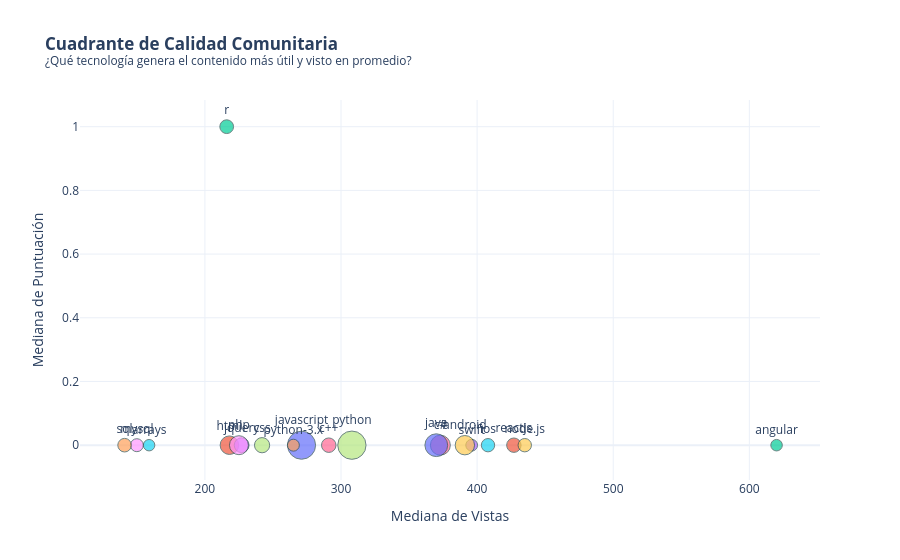

Here is the notebook cell this chart was saved with:
### Markdown cell above
## 4. Cuadrante de Calidad Comunitaria (Bubble Chart)

Evaluamos la "salud" y efectividad de las distintas comunidades tecnológicas. Para evitar el ruido visual de miles de puntos individuales, agrupamos los datos para calcular la **mediana de visualizaciones** (eje X) y la **mediana de puntuación** (eje Y) por cada tecnología. 

El tamaño de la burbuja representa el volumen total de preguntas en la plataforma. Esto nos permite dividir el panorama en un cuadrante de negocio:
* **Alta Popularidad + Alta Calidad:** Comunidades maduras y altamente resolutivas.
* **Alta Popularidad + Baja Calidad:** Tecnologías con mucho tráfico, pero donde cuesta encontrar respuestas de gran valor.
* **Baja Popularidad + Alta Calidad:** Nichos especializados con comunidades muy dedicadas.

### Code cell
# Opción B: Agrupamos por tecnología para ver el bosque, no los árboles
df_cuadrante = (
    df_master
    .group_by('Tag')
    .agg([
        pl.col('ViewCount').median().alias('Mediana_Vistas'),
        pl.col('Score').median().alias('Mediana_Score'),
        pl.col('Id').len().alias('Volumen_Total') # Para el tamaño de la burbuja
    ])
    .to_pandas()
)

fig_cuadrante = px.scatter(
    df_cuadrante,
    x='Mediana_Vistas',
    y='Mediana_Score',
    size='Volumen_Total',
    color='Tag',
    text='Tag',
    title='<b>Cuadrante de Calidad Comunitaria</b><br><sup>¿Qué tecnología genera el contenido más útil y visto en promedio?</sup>',
    labels={'Mediana_Vistas': 'Mediana de Vistas', 'Mediana_Score': 'Mediana de Puntuación'}
)

# Estética para las burbujas y textos
fig_cuadrante.update_traces(
    textposition='top center', 
    marker=dict(line=dict(width=1, color='DarkSlateGrey'))
)
fig_cuadrante.update_layout(template='plotly_white', showlegend=False)
fig_cuadrante.show()

### Figure 1 — Plotly figure (JSON) as saved in the notebook; plotly's stock layout.template omitted (floating-point values rounded to 4 significant figures)
{"data": [{"hovertemplate": "Tag=%{text}<br>Mediana de Vistas=%{x}<br>Mediana de Puntuación=%{y}<br>Volumen_Total=%{marker.size}<extra></extra>", "legendgroup": "javascript", "marker": {"color": "#636efa", "line": {"color": "DarkSlateGrey", "width": 1}, "size": [1808537], "sizemode": "area", "sizeref": 4576.0, "symbol": "circle"}, "mode": "markers+text", "name": "javascript", "orientation": "v", "showlegend": true, "text": ["javascript"], "textposition": "top center", "type": "scatter", "x": [271.0], "xaxis": "x", "y": [0.0], "yaxis": "y"}, {"hovertemplate": "Tag=%{text}<br>Mediana de Vistas=%{x}<br>Mediana de Puntuación=%{y}<br>Volumen_Total=%{marker.size}<extra></extra>", "legendgroup": "reactjs", "marker": {"color": "#EF553B", "line": {"color": "DarkSlateGrey", "width": 1}, "size": [474660], "sizemode": "area", "sizeref": 4576.0, "symbol": "circle"}, "mode": "markers+text", "name": "reactjs", "orientation": "v", "showlegend": true, "text": ["reactjs"], "textposition": "top center", "type": "scatter", "x": [427.0], "xaxis": "x", "y": [0.0], "yaxis": "y"}, {"hovertemplate": "Tag=%{text}<br>Mediana de Vistas=%{x}<br>Mediana de Puntuación=%{y}<br>Volumen_Total=%{marker.size}<extra></extra>", "legendgroup": "angular", "marker": {"color": "#00cc96", "line": {"color": "DarkSlateGrey", "width": 1}, "size": [303776], "sizemode": "area", "sizeref": 4576.0, "symbol": "circle"}, "mode": "markers+text", "name": "angular", "orientation": "v", "showlegend": true, "text": ["angular"], "textposition": "top center", "type": "scatter", "x": [620.0], "xaxis": "x", "y": [0.0], "yaxis": "y"}, {"hovertemplate": "Tag=%{text}<br>Mediana de Vistas=%{x}<br>Mediana de Puntuación=%{y}<br>Volumen_Total=%{marker.size}<extra></extra>", "legendgroup": "swift", "marker": {"color": "#ab63fa", "line": {"color": "DarkSlateGrey", "width": 1}, "size": [317837], "sizemode": "area", "sizeref": 4576.0, "symbol": "circle"}, "mode": "markers+text", "name": "swift", "orientation": "v", "showlegend": true, "text": ["swift"], "textposition": "top center", "type": "scatter", "x": [396.0], "xaxis": "x", "y": [0.0], "yaxis": "y"}, {"hovertemplate": "Tag=%{text}<br>Mediana de Vistas=%{x}<br>Mediana de Puntuación=%{y}<br>Volumen_Total=%{marker.size}<extra></extra>", "legendgroup": "python-3.x", "marker": {"color": "#FFA15A", "line": {"color": "DarkSlateGrey", "width": 1}, "size": [327379], "sizemode": "area", "sizeref": 4576.0, "symbol": "circle"}, "mode": "markers+text", "name": "python-3.x", "orientation": "v", "showlegend": true, "text": ["python-3.x"], "textposition": "top center", "type": "scatter", "x": [265.0], "xaxis": "x", "y": [0.0], "yaxis": "y"}, {"hovertemplate": "Tag=%{text}<br>Mediana de Vistas=%{x}<br>Mediana de Puntuación=%{y}<br>Volumen_Total=%{marker.size}<extra></extra>", "legendgroup": "ios", "marker": {"color": "#19d3f3", "line": {"color": "DarkSlateGrey", "width": 1}, "size": [407440], "sizemode": "area", "sizeref": 4576.0, "symbol": "circle"}, "mode": "markers+text", "name": "ios", "orientation": "v", "showlegend": true, "text": ["ios"], "textposition": "top center", "type": "scatter", "x": [408.0], "xaxis": "x", "y": [0.0], "yaxis": "y"}, {"hovertemplate": "Tag=%{text}<br>Mediana de Vistas=%{x}<br>Mediana de Puntuación=%{y}<br>Volumen_Total=%{marker.size}<extra></extra>", "legendgroup": "c#", "marker": {"color": "#FF6692", "line": {"color": "DarkSlateGrey", "width": 1}, "size": [909857], "sizemode": "area", "sizeref": 4576.0, "symbol": "circle"}, "mode": "markers+text", "name": "c#", "orientation": "v", "showlegend": true, "text": ["c#"], "textposition": "top center", "type": "scatter", "x": [373.0], "xaxis": "x", "y": [0.0], "yaxis": "y"}, {"hovertemplate": "Tag=%{text}<br>Mediana de Vistas=%{x}<br>Mediana de Puntuación=%{y}<br>Volumen_Total=%{marker.size}<extra></extra>", "legendgroup": "python", "marker": {"color": "#B6E880", "line": {"color": "DarkSlateGrey", "width": 1}, "size": [1830210], "sizemode": "area", "sizeref": 4576.0, "symbol": "circle"}, "mode": "markers+text", "name": "python", "orientation": "v", "showlegend": true, "text": ["python"], "textposition": "top center", "type": "scatter", "x": [308.0], "xaxis": "x", "y": [0.0], "yaxis": "y"}, {"hovertemplate": "Tag=%{text}<br>Mediana de Vistas=%{x}<br>Mediana de Puntuación=%{y}<br>Volumen_Total=%{marker.size}<extra></extra>", "legendgroup": "mysql", "marker": {"color": "#FF97FF", "line": {"color": "DarkSlateGrey", "width": 1}, "size": [385320], "sizemode": "area", "sizeref": 4576.0, "symbol": "circle"}, "mode": "markers+text", "name": "mysql", "orientation": "v", "showlegend": true, "text": ["mysql"], "textposition": "top center", "type": "scatter", "x": [150.0], "xaxis": "x", "y": [0.0], "yaxis": "y"}, {"hovertemplate": "Tag=%{text}<br>Mediana de Vistas=%{x}<br>Mediana de Puntuación=%{y}<br>Volumen_Total=%{marker.size}<extra></extra>", "legendgroup": "node.js", "marker": {"color": "#FECB52", "line": {"color": "DarkSlateGrey", "width": 1}, "size": [411057], "sizemode": "area", "sizeref": 4576.0, "symbol": "circle"}, "mode": "markers+text", "name": "node.js", "orientation": "v", "showlegend": true, "text": ["node.js"], "textposition": "top center", "type": "scatter", "x": [435.0], "xaxis": "x", "y": [0.0], "yaxis": "y"}, {"hovertemplate": "Tag=%{text}<br>Mediana de Vistas=%{x}<br>Mediana de Puntuación=%{y}<br>Volumen_Total=%{marker.size}<extra></extra>", "legendgroup": "java", "marker": {"color": "#636efa", "line": {"color": "DarkSlateGrey", "width": 1}, "size": [1186673], "sizemode": "area", "sizeref": 4576.0, "symbol": "circle"}, "mode": "markers+text", "name": "java", "orientation": "v", "showlegend": true, "text": ["java"], "textposition": "top center", "type": "scatter", "x": [370.0], "xaxis": "x", "y": [0.0], "yaxis": "y"}, {"hovertemplate": "Tag=%{text}<br>Mediana de Vistas=%{x}<br>Mediana de Puntuación=%{y}<br>Volumen_Total=%{marker.size}<extra></extra>", "legendgroup": "html", "marker": {"color": "#EF553B", "line": {"color": "DarkSlateGrey", "width": 1}, "size": [786303], "sizemode": "area", "sizeref": 4576.0, "symbol": "circle"}, "mode": "markers+text", "name": "html", "orientation": "v", "showlegend": true, "text": ["html"], "textposition": "top center", "type": "scatter", "x": [218.0], "xaxis": "x", "y": [0.0], "yaxis": "y"}, {"hovertemplate": "Tag=%{text}<br>Mediana de Vistas=%{x}<br>Mediana de Puntuación=%{y}<br>Volumen_Total=%{marker.size}<extra></extra>", "legendgroup": "r", "marker": {"color": "#00cc96", "line": {"color": "DarkSlateGrey", "width": 1}, "size": [431535], "sizemode": "area", "sizeref": 4576.0, "symbol": "circle"}, "mode": "markers+text", "name": "r", "orientation": "v", "showlegend": true, "text": ["r"], "textposition": "top center", "type": "scatter", "x": [216.0], "xaxis": "x", "y": [1.0], "yaxis": "y"}, {"hovertemplate": "Tag=%{text}<br>Mediana de Vistas=%{x}<br>Mediana de Puntuación=%{y}<br>Volumen_Total=%{marker.size}<extra></extra>", "legendgroup": "jquery", "marker": {"color": "#ab63fa", "line": {"color": "DarkSlateGrey", "width": 1}, "size": [500989], "sizemode": "area", "sizeref": 4576.0, "symbol": "circle"}, "mode": "markers+text", "name": "jquery", "orientation": "v", "showlegend": true, "text": ["jquery"], "textposition": "top center", "type": "scatter", "x": [227.0], "xaxis": "x", "y": [0.0], "yaxis": "y"}, {"hovertemplate": "Tag=%{text}<br>Mediana de Vistas=%{x}<br>Mediana de Puntuación=%{y}<br>Volumen_Total=%{marker.size}<extra></extra>", "legendgroup": "sql", "marker": {"color": "#FFA15A", "line": {"color": "DarkSlateGrey", "width": 1}, "size": [423108], "sizemode": "area", "sizeref": 4576.0, "symbol": "circle"}, "mode": "markers+text", "name": "sql", "orientation": "v", "showlegend": true, "text": ["sql"], "textposition": "top center", "type": "scatter", "x": [141.0], "xaxis": "x", "y": [0.0], "yaxis": "y"}, {"hovertemplate": "Tag=%{text}<br>Mediana de Vistas=%{x}<br>Mediana de Puntuación=%{y}<br>Volumen_Total=%{marker.size}<extra></extra>", "legendgroup": "arrays", "marker": {"color": "#19d3f3", "line": {"color": "DarkSlateGrey", "width": 1}, "size": [300565], "sizemode": "area", "sizeref": 4576.0, "symbol": "circle"}, "mode": "markers+text", "name": "arrays", "orientation": "v", "showlegend": true, "text": ["arrays"], "textposition": "top center", "type": "scatter", "x": [159.0], "xaxis": "x", "y": [0.0], "yaxis": "y"}, {"hovertemplate": "Tag=%{text}<br>Mediana de Vistas=%{x}<br>Mediana de Puntuación=%{y}<br>Volumen_Total=%{marker.size}<extra></extra>", "legendgroup": "c++", "marker": {"color": "#FF6692", "line": {"color": "DarkSlateGrey", "width": 1}, "size": [481266], "sizemode": "area", "sizeref": 4576.0, "symbol": "circle"}, "mode": "markers+text", "name": "c++", "orientation": "v", "showlegend": true, "text": ["c++"], "textposition": "top center", "type": "scatter", "x": [291.0], "xaxis": "x", "y": [0.0], "yaxis": "y"}, {"hovertemplate": "Tag=%{text}<br>Mediana de Vistas=%{x}<br>Mediana de Puntuación=%{y}<br>Volumen_Total=%{marker.size}<extra></extra>", "legendgroup": "css", "marker": {"color": "#B6E880", "line": {"color": "DarkSlateGrey", "width": 1}, "size": [530506], "sizemode": "area", "sizeref": 4576.0, "symbol": "circle"}, "mode": "markers+text", "name": "css", "orientation": "v", "showlegend": true, "text": ["css"], "textposition": "top center", "type": "scatter", "x": [242.0], "xaxis": "x", "y": [0.0], "yaxis": "y"}, {"hovertemplate": "Tag=%{text}<br>Mediana de Vistas=%{x}<br>Mediana de Puntuación=%{y}<br>Volumen_Total=%{marker.size}<extra></extra>", "legendgroup": "php", "marker": {"color": "#FF97FF", "line": {"color": "DarkSlateGrey", "width": 1}, "size": [824898], "sizemode": "area", "sizeref": 4576.0, "symbol": "circle"}, "mode": "markers+text", "name": "php", "orientation": "v", "showlegend": true, "text": ["php"], "textposition": "top center", "type": "scatter", "x": [225.0], "xaxis": "x", "y": [0.0], "yaxis": "y"}, {"hovertemplate": "Tag=%{text}<br>Mediana de Vistas=%{x}<br>Mediana de Puntuación=%{y}<br>Volumen_Total=%{marker.size}<extra></extra>", "legendgroup": "android", "marker": {"color": "#FECB52", "line": {"color": "DarkSlateGrey", "width": 1}, "size": [858772], "sizemode": "area", "sizeref": 4576.0, "symbol": "circle"}, "mode": "markers+text", "name": "android", "orientation": "v", "showlegend": true, "text": ["android"], "textposition": "top center", "type": "scatter", "x": [391.0], "xaxis": "x", "y": [0.0], "yaxis": "y"}], "layout": {"legend": {"itemsizing": "constant", "title": {"text": "Tag"}, "tracegroupgap": 0}, "showlegend": false, "title": {"text": "<b>Cuadrante de Calidad Comunitaria</b><br><sup>¿Qué tecnología genera el contenido más útil y visto en promedio?</sup>"}, "xaxis": {"anchor": "y", "domain": [0, 1], "title": {"text": "Mediana de Vistas"}}, "yaxis": {"anchor": "x", "domain": [0, 1], "title": {"text": "Mediana de Puntuación"}}}}
